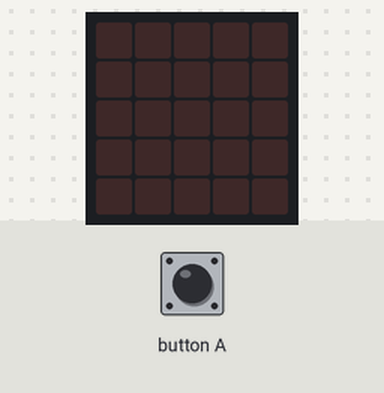
Bench run of a program on a simulated BBC micro:bit (MakeCode). Parts: the board's 5×5 LED display. Inputs (shaded band) come from the test bench.

Above: at 1.2 s.
1.3 s: button A pressed for 0.15 s
At 2.0 s:
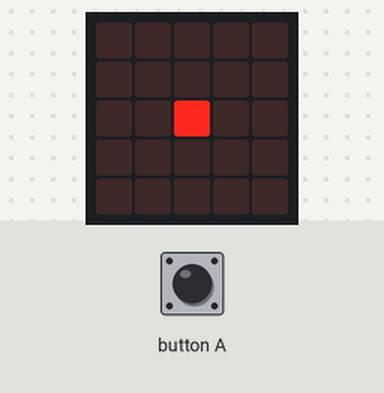
At 3.0 s:
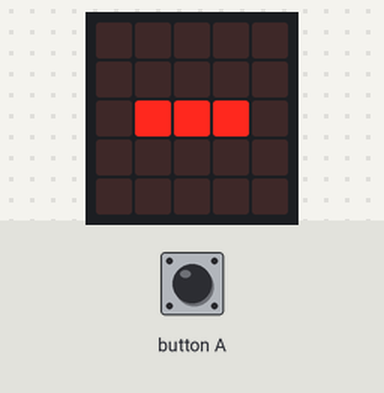
Timing chart, 0 to 4.5 s (numbered marks = the images above; inputs shaded):
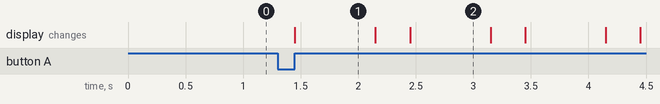

Measured:
- after the input at 1.3 s, the display: changes after 0.15 s (image 1)
- what the display in image 1 shows lasts 0.7 s, from 1.5 s to 2.2 s

The program:

main.ts
```typescript
function Raya () {
    basic.showLeds(`
        . . . . .
        . . . . .
        . # # # .
        . . . . .
        . . . . .
        `)
    basic.pause(300)
    basic.clearScreen()
    basic.pause(300)
}
function Punto () {
    basic.showLeds(`
        . . . . .
        . . . . .
        . . # . .
        . . . . .
        . . . . .
        `)
    basic.pause(300)
    basic.clearScreen()
    basic.pause(300)
}
input.onButtonPressed(Button.A, function () {
    Punto()
    Raya()
    Raya()
    Punto()
    Espacio()
    Punto()
    Punto()
    Raya()
    Espacio()
    Raya()
    Espacio()
    Punto()
    Raya()
})
function Espacio () {
    basic.showLeds(`
        . . . . .
        . . . # .
        . . # . .
        . # . . .
        . . . . .
        `)
    basic.pause(300)
    basic.clearScreen()
    basic.pause(300)
}
```

test.ts
```typescript
// aquí va el archivo "tests"; esto no se compilará cuando este paquete se utilice como una extensión.
```
